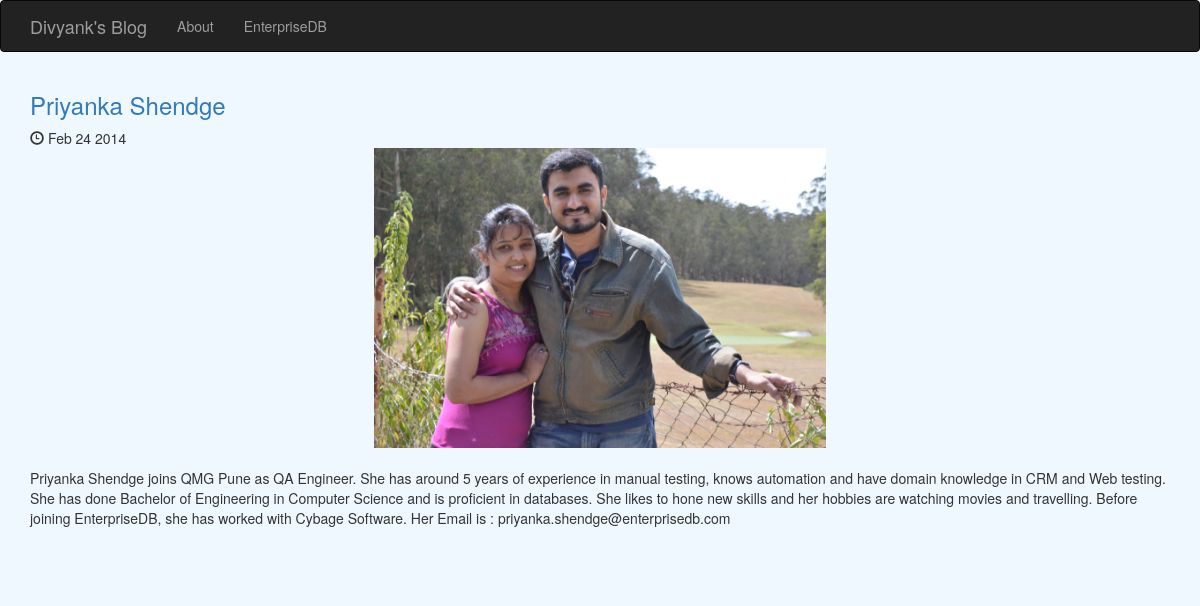
The app's page /posts/11/ with its own data.
### posts/models.py (models this page shows, shortened)
class Post(models.Model):
    title = models.CharField(max_length=255)
    pub_date = models.DateTimeField()
    image = models.ImageField(upload_to='media/')
    body = models.TextField()
    def pub_date_pretty(self):
        return self.pub_date.strftime('%b %e %Y')

### posts/views.py (the view)
# urls.py: url(r'^posts/(?P<post_id>[0-9]+)/$', posts.views.post_details, name='post_detail'),
def post_details(request, post_id):
    post = get_object_or_404(Post, pk=post_id) #pk is the primary key, post will get object containing all the details
    return render(request, 'posts/posts_details.html', {'post':post})

### posts/templates/posts/posts_details.html (shortened to what this page needs)
<!DOCTYPE html>
<html lang="en">
  <head>
    <link rel="stylesheet" href="https://maxcdn.bootstrapcdn.com/bootstrap/3.3.7/css/bootstrap.min.css">
  </head>
  <body style="background-color:#F0F8FF">
    <nav class="navbar navbar-inverse">
      <div class="container">
          <div class="navbar-header">
            <a class="navbar-brand" href="{% url 'home' %}">Divyank's Blog</a>
          </div>
          <div class="collapse navbar-collapse" id="mynav">
            <ul class="nav navbar-nav">
              <li><a href="{% url 'aboutus' %}">About</a></li>
                <li><a href="https://www.enterprisedb.com/">EnterpriseDB</a></li>
            </ul>
          </div>
      </div>
  </nav>
  <div class="container">
      <a href="{%url 'post_detail' post.id%}"><h3> {{ post.title }} </h3> </a>
      <span class="glyphicon glyphicon-time" aria-hidden="true"></span> {{ post.pub_date_pretty }}
      <br/>
      <img src="{{ post.image.url }}" class="img-responsive center-block" style="max-height:300px;"/>
      <br />
      <p>{{ post.body }}</p>
              <br/>
              <br/>
      </div>
  </body>
</html>

### records on screen
Post: title "Priyanka Shendge", pub_date_pretty "Feb 24 2014", image (picture), body "Priyanka Shendge joins QMG Pune as QA Engineer. She has around 5 years of experience in manual testing, knows automation and have domain knowledge in CRM and Web testing. She has done Bachelor of Engineering in Computer Science and is proficient in databases. She likes to hone new skills and her hobbies are watching movies and travelling. Before joining EnterpriseDB, she has worked with Cybage Software. Her Email is : priyanka.shendge@enterprisedb.com"
